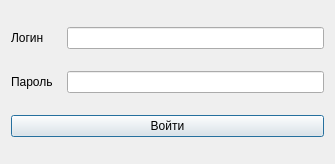
<?xml version="1.0" encoding="UTF-8"?>
<ui version="4.0">
 <class>authentication</class>
 <widget class="QDialog" name="authentication">
  <property name="geometry">
   <rect>
    <x>0</x>
    <y>0</y>
    <width>335</width>
    <height>164</height>
   </rect>
  </property>
  <property name="windowTitle">
   <string>Авторизация</string>
  </property>
  <property name="windowIcon">
   <iconset resource="logo.qrc">
    <normaloff>:/new/prefix1/3.ico</normaloff>:/new/prefix1/3.ico</iconset>
  </property>
  <layout class="QGridLayout" name="gridLayout_2">
   <item row="1" column="0">
    <layout class="QHBoxLayout" name="horizontalLayout_2">
     <item>
      <widget class="QLabel" name="label_2">
       <property name="minimumSize">
        <size>
         <width>50</width>
         <height>0</height>
        </size>
       </property>
       <property name="maximumSize">
        <size>
         <width>50</width>
         <height>16777215</height>
        </size>
       </property>
       <property name="text">
        <string>Пароль</string>
       </property>
      </widget>
     </item>
     <item>
      <widget class="QLineEdit" name="password"/>
     </item>
    </layout>
   </item>
   <item row="3" column="0">
    <widget class="QPushButton" name="pushButton">
     <property name="text">
      <string>Войти</string>
     </property>
    </widget>
   </item>
   <item row="0" column="0">
    <layout class="QHBoxLayout" name="horizontalLayout">
     <item>
      <widget class="QLabel" name="label">
       <property name="minimumSize">
        <size>
         <width>50</width>
         <height>0</height>
        </size>
       </property>
       <property name="maximumSize">
        <size>
         <width>50</width>
         <height>16777215</height>
        </size>
       </property>
       <property name="text">
        <string>Логин</string>
       </property>
      </widget>
     </item>
     <item>
      <widget class="QLineEdit" name="login"/>
     </item>
    </layout>
   </item>
  </layout>
 </widget>
 <tabstops>
  <tabstop>login</tabstop>
  <tabstop>password</tabstop>
  <tabstop>pushButton</tabstop>
 </tabstops>
 <resources>
  <include location="logo.qrc"/>
 </resources>
 <connections/>
</ui>
